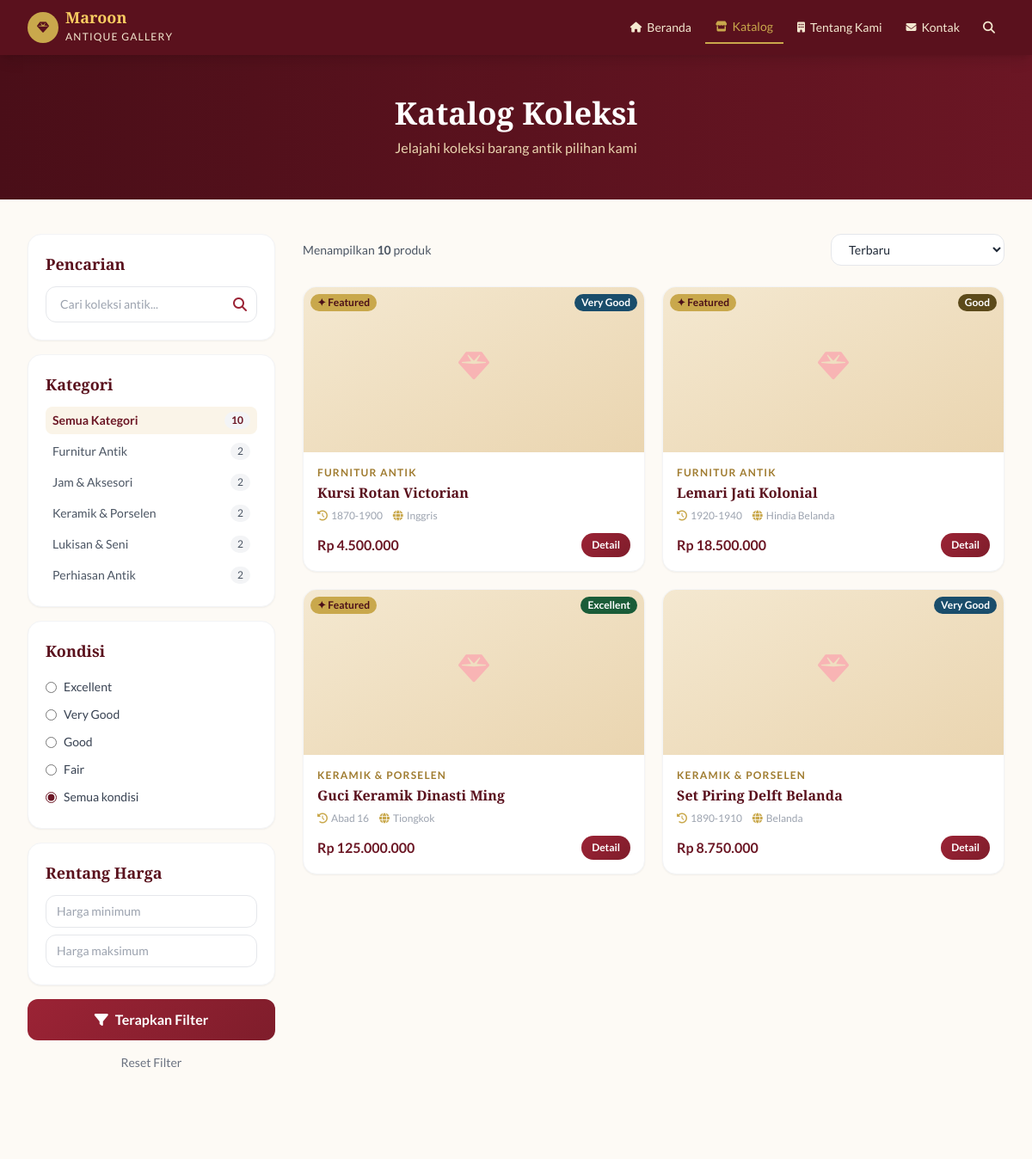
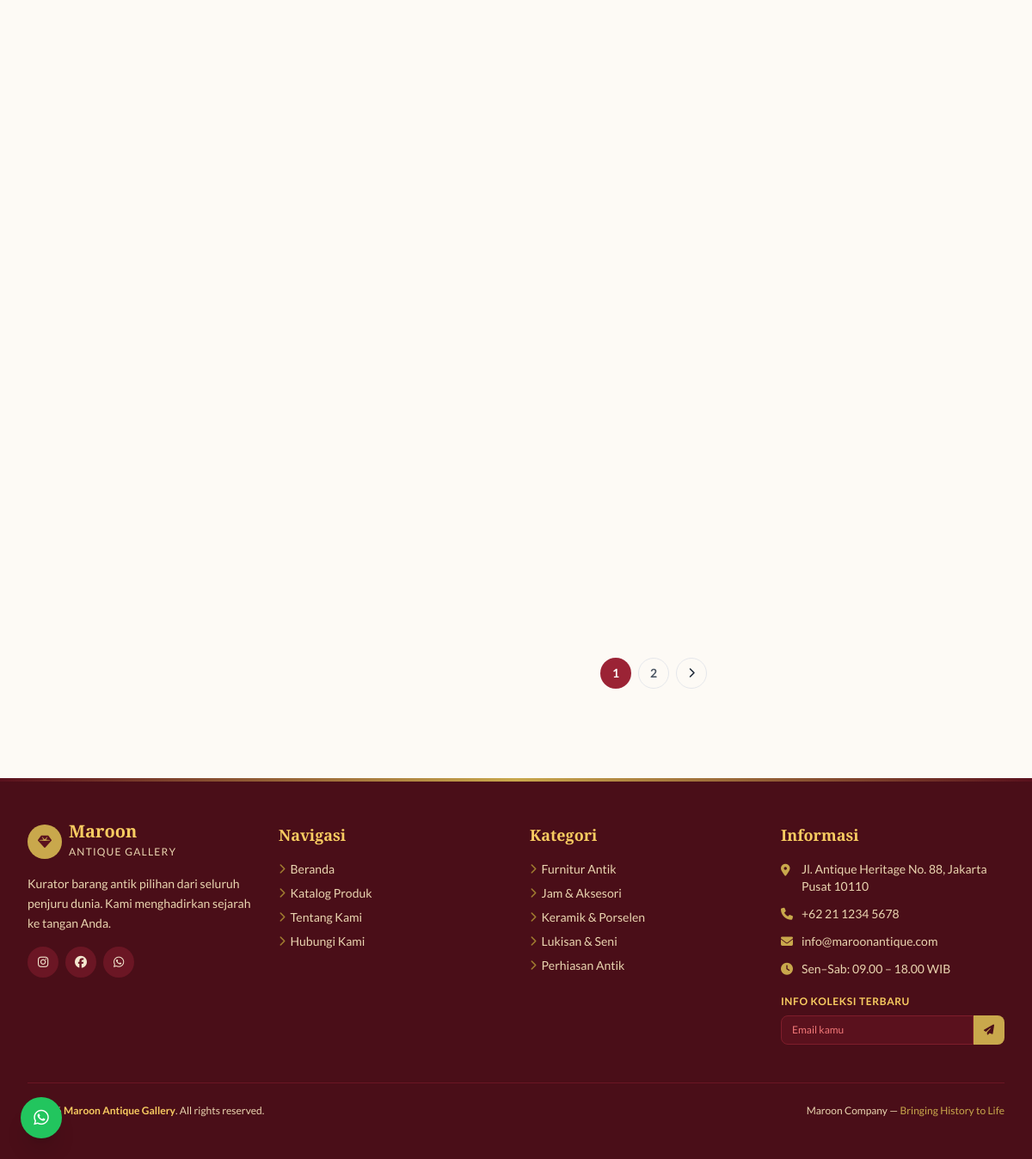
Screenshot of /catalog.php with the database file from the repository (2 pictures, top to bottom).
### tables this page shows
CREATE TABLE IF NOT EXISTS categories (
    id INT AUTO_INCREMENT PRIMARY KEY,
    name VARCHAR(100) NOT NULL,
    slug VARCHAR(100) NOT NULL UNIQUE,
    description TEXT,
    created_at TIMESTAMP DEFAULT CURRENT_TIMESTAMP
);

CREATE TABLE IF NOT EXISTS products (
    id INT AUTO_INCREMENT PRIMARY KEY,
    category_id INT,
    name VARCHAR(255) NOT NULL,
    slug VARCHAR(255) NOT NULL UNIQUE,
    description TEXT,
    price DECIMAL(15,2) NOT NULL,
    stock INT DEFAULT 0,
    era VARCHAR(100),
    origin VARCHAR(100),
    condition_status ENUM('Excellent','Very Good','Good','Fair') DEFAULT 'Good',
    image VARCHAR(255),
    is_featured TINYINT(1) DEFAULT 0,
    created_at TIMESTAMP DEFAULT CURRENT_TIMESTAMP,
    updated_at TIMESTAMP DEFAULT CURRENT_TIMESTAMP ON UPDATE CURRENT_TIMESTAMP,
    FOREIGN KEY (category_id) REFERENCES categories(id) ON DELETE SET NULL
);

### catalog.php (the view, shortened to what the rows shown need)
<?php
require_once 'includes/config.php';
$where_clauses = [];
$sort = $_GET['sort'] ?? 'newest';
$order_by = match($sort) {
    'price_asc'  => 'p.price ASC',
    'price_desc' => 'p.price DESC',
    'name_asc'   => 'p.name ASC',
    default      => 'p.created_at DESC',
};
$where_sql = count($where_clauses) ? 'WHERE ' . implode(' AND ', $where_clauses) : '';
$per_page = 9;
$current_pg = max(1, (int)($_GET['pg'] ?? 1));
$offset = ($current_pg - 1) * $per_page;
$count_result = mysqli_fetch_assoc(mysqli_query($conn, "SELECT COUNT(*) as t FROM products p LEFT JOIN categories c ON p.category_id = c.id $where_sql"));
$total_items = $count_result['t'];
$products = mysqli_query($conn, "
    SELECT p.*, c.name as cat_name, c.slug as cat_slug
    FROM products p
    LEFT JOIN categories c ON p.category_id = c.id
    $where_sql
    ORDER BY $order_by
    LIMIT $per_page OFFSET $offset
");
$all_categories = mysqli_query($conn, "SELECT c.*, COUNT(p.id) as total FROM categories c LEFT JOIN products p ON c.id = p.category_id GROUP BY c.id ORDER BY c.name");
include 'includes/header.php';
?>
<div class="bg-gradient-to-r from-maroon-900 to-maroon-700 py-12">
    <div class="max-w-7xl mx-auto px-4 text-center">
        <h1 class="font-serif text-4xl text-white font-bold mb-2">Katalog Koleksi</h1>
    </div>
</div>
<div class="max-w-7xl mx-auto px-4 sm:px-6 lg:px-8 py-10">
    <div class="flex flex-col lg:flex-row gap-8">
        <aside class="lg:w-72 shrink-0">
            <form method="GET" id="filter-form">
                <div class="bg-white rounded-2xl shadow-sm border border-gray-100 p-5 mb-4">
                    <ul class="space-y-1">
                        <?php
                        mysqli_data_seek($all_categories, 0);
                        while($cat = mysqli_fetch_assoc($all_categories)): ?>
                        <li>
                            <a href="?category=<?= $cat['slug'] ?>"
                               class="flex justify-between items-center py-1.5 px-2 rounded-lg text-sm hover:bg-cream-100 transition-colors
                                      <?= ($_GET['category'] ?? '') === $cat['slug'] ? 'text-maroon-700 font-bold bg-cream-100' : 'text-gray-600' ?>">
                                <span><?= $cat['name'] ?></span>
                                <span class="text-xs bg-gray-100 px-2 py-0.5 rounded-full"><?= $cat['total'] ?></span>
                            </a>
                        </li>
                        <?php endwhile; ?>
                    </ul>
                </div>
            </form>
        </aside>
        <div class="flex-1">
            <?php if($total_items === 0): ?>
            <div class="text-center py-20">
                <i class="fas fa-search text-5xl text-gray-300 mb-4"></i>
                <h3 class="font-serif text-xl text-gray-500 mb-2">Tidak Ada Produk Ditemukan</h3>
                <p class="text-gray-400 text-sm mb-6">Coba ubah filter atau kata kunci pencarian Anda.</p>
                <a href="catalog.php" class="btn-maroon text-white font-bold px-6 py-3 rounded-full inline-block">Reset Semua Filter</a>
            </div>
            <?php else: ?>
            <div class="grid grid-cols-1 sm:grid-cols-2 xl:grid-cols-3 gap-5">
                <?php while($p = mysqli_fetch_assoc($products)): ?>
                <div class="product-card bg-white rounded-2xl overflow-hidden shadow-sm hover:shadow-lg border border-gray-100">
                    <div class="overflow-hidden bg-cream-100 h-48 relative">
                        <?php if($p['image'] && file_exists('uploads/' . $p['image'])): ?>
                            <img src="<?= BASE_URL ?>/uploads/<?= htmlspecialchars($p['image']) ?>"
                                 alt="<?= htmlspecialchars($p['name']) ?>"
                                 class="card-img w-full h-full object-cover">
                        <?php else: ?>
                            <div class="w-full h-full flex flex-col items-center justify-center bg-gradient-to-br from-cream-200 to-cream-300">
                                <i class="fas fa-gem text-4xl text-maroon-300 mb-2"></i>
                            </div>
                        <?php endif; ?>
                        <span class="absolute top-2 right-2 text-xs font-bold px-2 py-0.5 rounded-full
                                     badge-condition-<?= strtolower(str_replace(' ', '-', $p['condition_status'])) ?>">
                            <?= $p['condition_status'] ?>
                        </span>
                        <?php if($p['is_featured']): ?>
                        <span class="absolute top-2 left-2 text-xs font-bold px-2 py-0.5 rounded-full bg-gold-500 text-maroon-900">
                            ✦ Featured
                        </span>
                        <?php endif; ?>
                    </div>
                    <div class="p-4">
                        <p class="text-gold-600 text-xs uppercase tracking-widest font-bold mb-1"><?= htmlspecialchars($p['cat_name']) ?></p>
                        <h3 class="font-serif text-base font-bold text-maroon-800 leading-snug mb-2"><?= htmlspecialchars($p['name']) ?></h3>
                        <div class="flex items-center gap-3 text-xs text-gray-400 mb-2">
                            <span><i class="fas fa-history text-gold-500 mr-1"></i><?= htmlspecialchars($p['era']) ?></span>
                            <span><i class="fas fa-globe text-gold-500 mr-1"></i><?= htmlspecialchars($p['origin']) ?></span>
                        </div>
                        <div class="flex items-center justify-between mt-3">
                            <span class="font-bold text-maroon-700"><?= formatRupiah($p['price']) ?></span>
                            <a href="product.php?id=<?= $p['id'] ?>"
                               class="btn-maroon text-white text-xs font-bold px-3 py-1.5 rounded-full">Detail</a>
                        </div>
                    </div>
                </div>
                <?php endwhile; ?>
            </div>
            <?php endif; ?>
        </div>
    </div>
</div>
<?php include 'includes/footer.php'; ?>

### includes/footer.php (shortened to what the rows shown need)
<footer class="bg-maroon-900 text-cream-200 mt-16">
    <div class="max-w-7xl mx-auto px-4 sm:px-6 lg:px-8 py-12">
        <div class="grid grid-cols-1 md:grid-cols-2 lg:grid-cols-4 gap-8">
            <div>
                <ul class="space-y-2 text-sm">
                    <?php
                    $cats_footer = mysqli_query($conn, "SELECT name, slug FROM categories ORDER BY name LIMIT 5");
                    while ($cat = mysqli_fetch_assoc($cats_footer)): ?>
                    <li>
                        <a href="<?= BASE_URL ?>/catalog.php?category=<?= urlencode($cat['slug']) ?>"
                           class="text-cream-300 hover:text-gold-400 transition-colors flex items-center space-x-1.5 group">
                            <i class="fas fa-chevron-right text-xs text-gold-600 group-hover:translate-x-1 transition-transform"></i>
                            <span><?= htmlspecialchars($cat['name']) ?></span>
                        </a>
                    </li>
                    <?php endwhile; ?>
                </ul>
            </div>
        </div>
    </div>
</footer>
</body>
</html>

### rows the page displays
categories: name "Furnitur Antik", total "2"
categories: name "Jam & Aksesori", total "2"
categories: name "Keramik & Porselen", total "2"
categories: name "Lukisan & Seni", total "2"
categories: name "Perhiasan Antik", total "2"
products: condition_status "Very Good", is_featured "✦ Featured", category.name "FURNITUR ANTIK", name "Kursi Rotan Victorian", era "1870-1900", origin "Inggris", price "Rp 4.500.000"
products: condition_status "Good", is_featured "✦ Featured", category.name "FURNITUR ANTIK", name "Lemari Jati Kolonial", era "1920-1940", origin "Hindia Belanda", price "Rp 18.500.000"
products: condition_status "Excellent", is_featured "✦ Featured", category.name "KERAMIK & PORSELEN", name "Guci Keramik Dinasti Ming", era "Abad 16", origin "Tiongkok", price "Rp 125.000.000"
products: condition_status "Very Good", category.name "KERAMIK & PORSELEN", name "Set Piring Delft Belanda", era "1890-1910", origin "Belanda", price "Rp 8.750.000"

### other values shown
$info[0] "Beranda"
$info[0] "Katalog"
$info[0] "Tentang Kami"
$info[0] "Kontak"
$cond "Excellent"
$cond "Very Good"
$cond "Good"
$cond "Fair"
$total_items "10"
$l[1] "Beranda"
$l[1] "Katalog Produk"
$l[1] "Tentang Kami"
$l[1] "Hubungi Kami"
